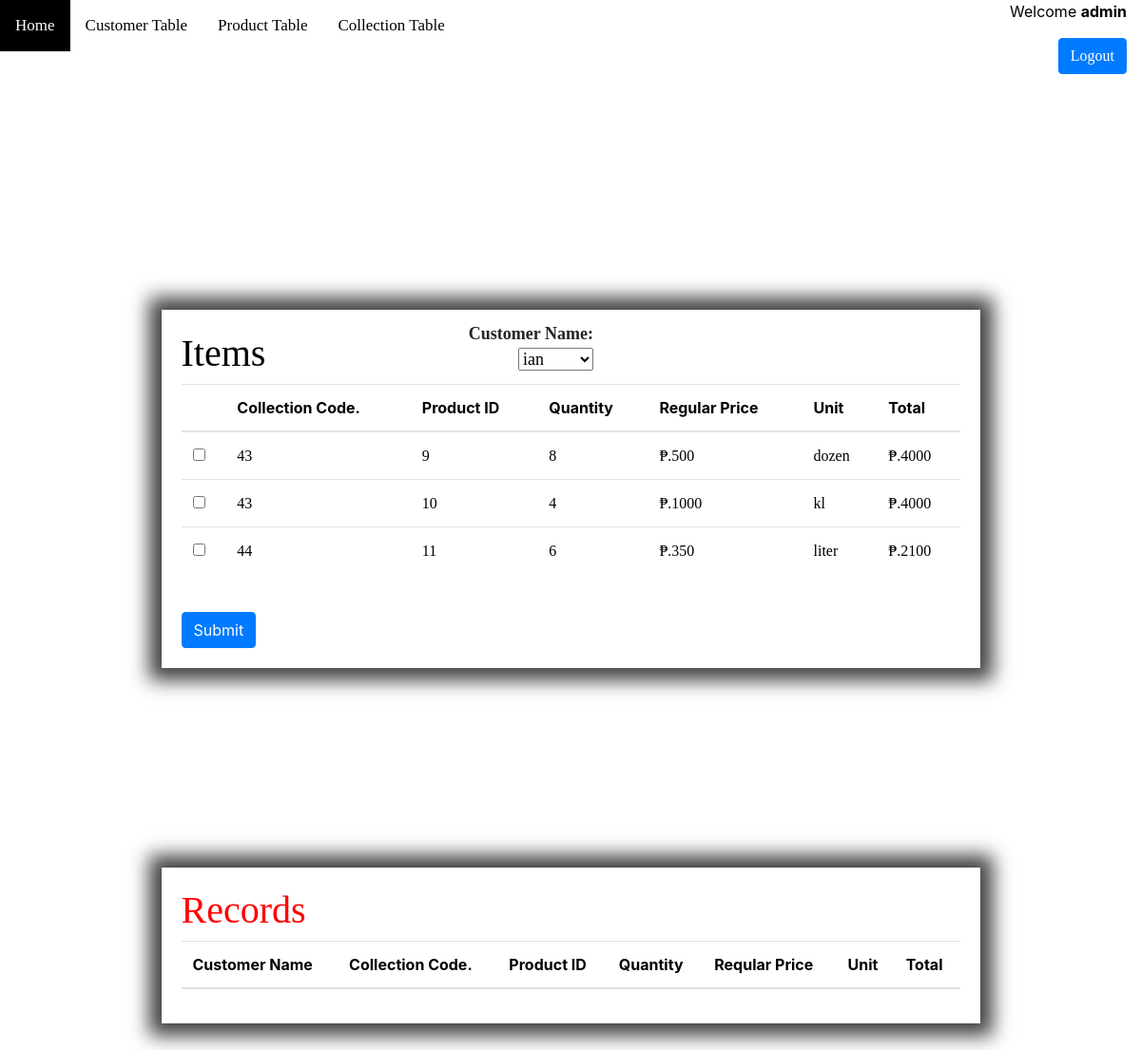
/additems.php (signed in), run on the app's committed database.
### tables this page shows
CREATE TABLE `items` (
  `collection_code` int(100) DEFAULT NULL,
  `userid` int(100) DEFAULT NULL,
  `product_id` int(100) DEFAULT NULL,
  `quantity` varchar(100) DEFAULT NULL,
  `unit` varchar(100) DEFAULT NULL,
  `amount` decimal(10,2) DEFAULT NULL
);

CREATE TABLE `product` (
  `product_id` int(100) NOT NULL,
  `userid` int(100) DEFAULT NULL,
  `particular` varchar(100) DEFAULT NULL,
  `item_quantity` int(100) DEFAULT NULL,
  `unit` varchar(100) DEFAULT NULL,
  `regular_price` int(100) DEFAULT NULL,
  `discount` decimal(10,2) DEFAULT NULL
);

### additems.php (the view, shortened to what this page needs)
<?php include('process7.php');?>
<?php
$conn = mysqli_connect("localhost","root","","registration");
?>
<!DOCTYPE html>
<html>
<head>
	<link rel="stylesheet" type="text/css"	href="style.css">
	<link rel="stylesheet" href="bootstrap/css/bootstrap.min.css">
</head>
<body>
<div class="topnav">
  <a class="home" href="index.php">Home</a>
  <a href="index2.php">Customer Table</a>
  <a href="product.php">Product Table</a>
  <a href="collection.php">Collection Table</a>
</div>
<header class="main">
    <div class="row justify-content-center">
    <h1 class="col-sm-4"></h1>
     <nav class="col-sm-8 text-right">
		 <?php if(isset($_SESSION["username"])): ?>
		     <p>Welcome <strong><?php echo $_SESSION['username']; ?></strong></p>
		     <p><a style="font-family:Stylus BT" href="login.php?logout='1'" class="btn btn-primary" style="color:white;">Logout</a></p>
		 <?php endif ?>
		</nav>
		</div>
		 </header><br><br>
	<div class="form-group">
		<b><a style="font-family:Broadway;font-size:18px;right:48%;position:absolute;top:30%;">Customer Name:</b><br>
		<?php
			$sql = "SELECT * FROM customer";
			$result = mysqli_query($mysqli, $sql);
		?>
		<select name="customer_id">
		<?php
				while ($row = mysqli_fetch_array($result)){
		?>
			<option value="<?php echo $row['customer_id'];?>"><?php echo $row['firstname'];?></option>
			<?php
				}
			?>
		</select></a></br>
	<div>
	<div class="row justify-content-center">
	<form method="POST">
	<table class="table">
	<h1><a style="bottom:60%;right:65%;font-family:Broadway;color:black;">Items</h1></a>
		<thead>
			<th></th>
			<th>Collection Code.</th>
			<th>Product ID</th>
			<th>Quantity</th>
			<th>Regular Price</th>
			<th>Unit</th>
			<th>Total</th>
		</thead>
		<tbody>
			<?php
				$query=mysqli_query($conn,"select * from items, product WHERE items.product_id = product.product_id	");
				while($row=mysqli_fetch_array($query)){
					?>
					<tr>
						<td><input type="checkbox" value="<?php echo $row['product_id']; ?>" name="id[]"></td>
						<td><a style="font-family:Elephant;"><?php echo $row['collection_code']; ?></td></a>
						<td><a style="font-family:Elephant;"><?php echo $row['product_id']; ?></td></a>
						<td><a style="font-family:Elephant;"><?php echo $row['quantity']; ?></td></a>
						<td><a style="font-family:Elephant;">₱.<?php echo $row['regular_price']; ?></td></a>
						<td><a style="font-family:Elephant;"><?php echo $row['unit']; ?></td></a>
						<td><a style="font-family:Elephant;">₱.<?php echo $row['TOTAL']=$row['regular_price']*$row['quantity']?></td></a>
					</tr>
					<?php
				}
			?>
		</tbody>
		</div>
	<br>
	<input  type="submit" class="btn btn-primary" name="submit" value="Submit">
	</div>
	<div class="row justify-content-center">
	<form method="POST">
	<table class="table">
		<thead>
			<th>Customer Name</th>
			<th>Collection Code.</th>
			<th>Product ID</th>
			<th>Quantity</th>
			<th>Reqular Price</th>
			<th>Unit</th>
			<th>Total</th>
		</thead>
		<tbody>
		<thead>
		<tbody>
	<a style="font-family:Broadway;color:red;"><h1>Records</h1></a>
	</div>
</body>
</html>

### style.css (style rules this page uses)
* { margin: 0px; padding: 0px; }
body { font-size: 120%; height: 1000px; background-image: url(.png); background-position: center; background-repeat:no-repeat; background-size:100% 900px; }
form, .label { color:black; }
form, .content { width: 70%; margin: 50px auto; border:1px solid #fff; padding:50px 60px; margin-top:20vh; -webkit-box-shadow: 0px 0px 19px 13px rgba(0,0,0,0.75); -moz-box-shadow: 0px 0px 19px 13px rgba(0,0,0,0.75); box-shadow: 0px 0px 19px 13px rgba(0,0,0,0.75); position: relative; padding: 20px; }
.btn { padding: 10px; font-size: 15px; color: white; background: #5F9EA0; border: 10px solid; border-radius: 8px; }
p { color:black; }
table, .th { color:black; }

### additems.php (style rules this page uses)
* { box-sizing: border-box; }
.topnav a { float: left; display: block; color: black; text-align: center; padding: 14px 16px; text-decoration: none; font-size: 17px; font-family:Broadway; }

### data on the page
items: collection_code "43", product.product_id "9", quantity "8", product.regular_price "500", product.unit "dozen", quantity "4000"
items: collection_code "43", product.product_id "10", quantity "4", product.regular_price "1000", product.unit "kl", quantity "4000"
items: collection_code "44", product.product_id "11", quantity "6", product.regular_price "350", product.unit "liter", quantity "2100"

### other printed values
$_SESSION['username'] "admin"
form field customer_id "ian"
